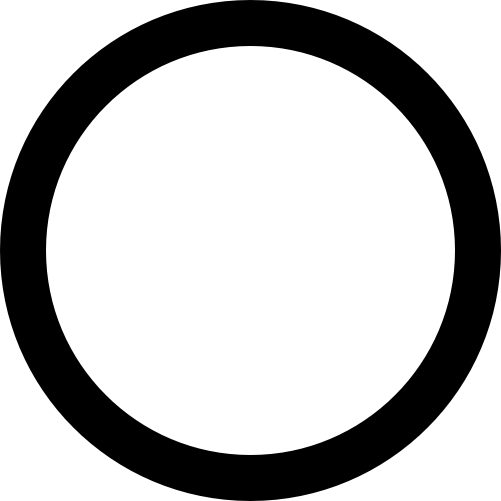
#> input picture tasks/Speed_Symbols/ressources/save/symbol_01.png, 1002 x 1002 px, found by its file name (shown at 1/2 size); its folder holds only this picture in this run
$ python Resize_images.py
#> lines starting #> are read from the running program, lines starting #| are printed output that depends on the picture
from PIL import Image, ImageOps
import os

# Define the directory containing the source images
source_directory = r'D:\Google Drive\Professionnel\3_Post-doc_ISAE-MPH\Experience_MPH\project\code\PsychopyTasks\Speed_Symbols\ressources\save'

# Define the directory to save the processed images
destination_directory = r'D:\Google Drive\Professionnel\3_Post-doc_ISAE-MPH\Experience_MPH\project\code\PsychopyTasks\Speed_Symbols\ressources'

# Function to resize an image and invert colors
def process_image(file_path, destination_path, scale_factor=0.2):
    # Open an image file
#> called with scale_factor = 0.2
    with Image.open(file_path) as img:
        # Ensure the image is in RGBA mode
#> img is the input picture: PIL image 1002x1002 P; mean R, G, B, A 0, 0, 0, 66.8
        img = img.convert("RGBA")
        # Calculate new dimensions
        new_width = int(img.width * scale_factor)
#> new_width = 200
        new_height = int(img.height * scale_factor)
#> new_height = 200
        # Resize the image
        resized_img = img.resize((new_width, new_height), Image.LANCZOS)
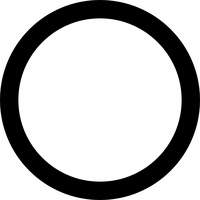
#> resized_img: PIL image 200x200 RGBA; mean R, G, B, A 0, 0, 0, 66.8; transparent parts drawn white
        # Split the image into RGBA bands
        r, g, b, a = resized_img.split()
#> r: PIL image 200x200 L; every value is 0
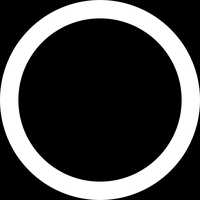
#> a: PIL image 200x200 L; min 0, max 255, mean 66.8
        # Invert the RGB bands
        rgb_inverted = ImageOps.invert(Image.merge("RGB", (r, g, b)))
#> rgb_inverted: PIL image 200x200 RGB; every value is 255
        # Merge the inverted RGB bands with the original alpha channel
        inverted_img = Image.merge("RGBA", (rgb_inverted.getchannel("R"),
                                            rgb_inverted.getchannel("G"),
                                            rgb_inverted.getchannel("B"),
                                            a))
        # Save it to the destination path
        inverted_img.save(destination_path, "PNG", optimize=True)

# Iterate over all files in the source directory
for filename in os.listdir(source_directory):
    if filename.endswith(".png"):
        source_file_path = os.path.join(source_directory, filename)
        destination_file_path = os.path.join(destination_directory, filename)
        print(f"Processing {source_file_path}...")
        process_image(source_file_path, destination_file_path)
        print(f"Processed {destination_file_path}")

print("All images have been processed.")

$ run again, on tasks/Speed_Symbols/ressources/save/symbol_06.png
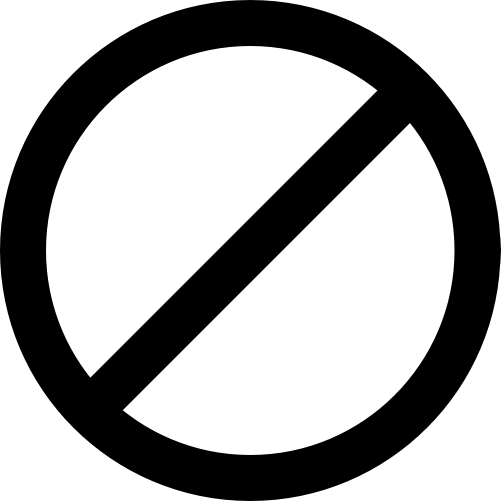
#> input picture tasks/Speed_Symbols/ressources/save/symbol_06.png, 1001 x 1002 px, found by its file name (shown at 1/2 size)
#> in process_image, img is the input picture: PIL image 1001x1002 P; mean R, G, B, A 0, 0, 0, 85.9
#> in process_image, `resized_img = img.resize((new_width, new_height), Image.LANCZOS)`:
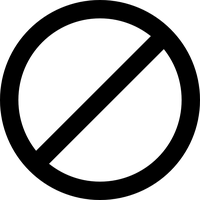
#> resized_img: PIL image 200x200 RGBA; mean R, G, B, A 0, 0, 0, 85.9; transparent parts drawn white
#> r: PIL image 200x200 L; every value is 0
#> in process_image, `r, g, b, a = resized_img.split()`:
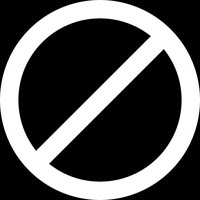
#> a: PIL image 200x200 L; min 0, max 255, mean 85.9
#> rgb_inverted: PIL image 200x200 RGB; every value is 255
